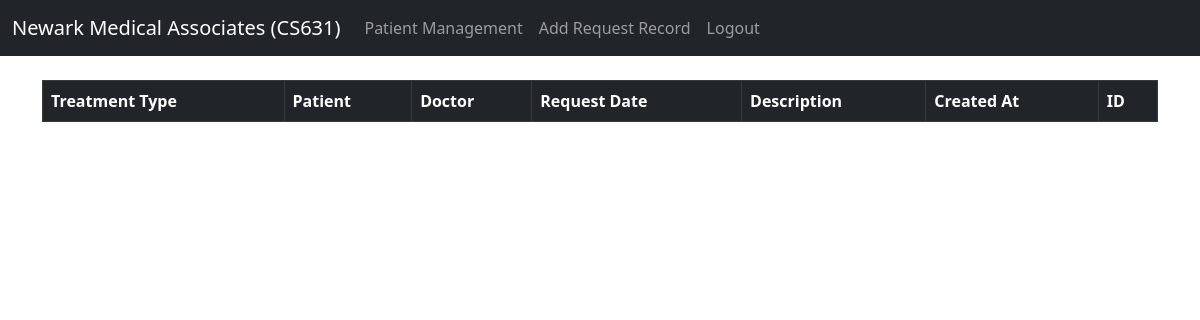
Page /patient_management/request_table/ (signed in) on the earlier database version.
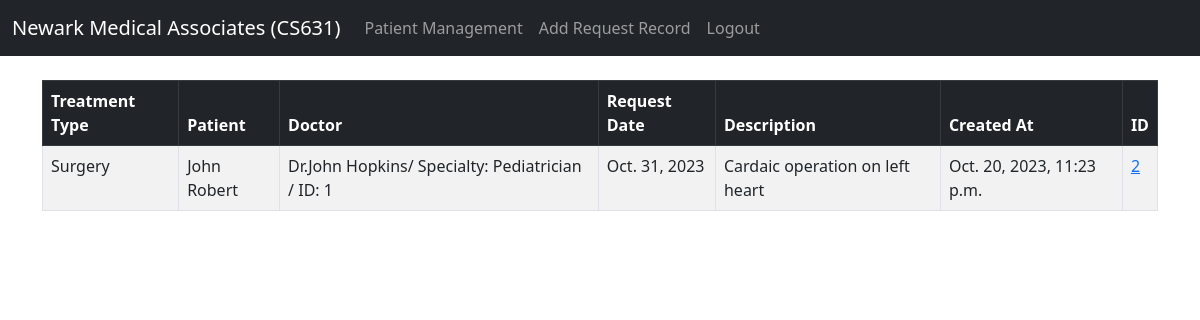
Same page on the later database version.
### website/models.py (models this page shows, shortened)
class Request(models.Model):
    created_at = models.DateTimeField(auto_now_add=True)
    patient = models.ForeignKey(Patient, on_delete=models.CASCADE)
    doctor = models.ForeignKey(Doctor, on_delete=models.SET_NULL, null=True, blank=True)
    description = models.CharField(max_length=1000)
    treatment_type = models.CharField(max_length=20, choices=[("General", "General"),
                                                              ("Surgery", "Surgery")], default='General')
    request_date = models.DateField()

class Patient(models.Model):
	created_at = models.DateTimeField(auto_now_add=True)
	first_name = models.CharField(max_length=50)
	last_name =  models.CharField(max_length=50)
	DOB = models.DateField()
	SSN = models.IntegerField(primary_key= True, validators=[MaxValueValidator(999999999)],unique=True)
	email =  models.CharField(max_length=100)
	phone = models.CharField(max_length=15)
	address =  models.CharField(max_length=100)
	city =  models.CharField(max_length=50)
	state =  models.CharField(max_length=2)
	zipcode =  models.CharField(max_length=20)
	def __str__(self):
		return(f"{self.first_name} {self.last_name}")

class Doctor(models.Model):
	created_at = models.DateTimeField(auto_now_add=True)
	first_name = models.CharField(max_length=50)
	last_name =  models.CharField(max_length=50)
	DOB = models.DateField()
	specialty = models.CharField(max_length=100, choices=realSpecialty)
	def __str__(self):
		return(f"Dr.{self.first_name} {self.last_name}/ Specialty: {self.specialty} / ID: {self.id} ")

### website/views.py (the view)
# urls.py: path('patient_management/request_table/', views.see_request_table, name='request_table'),
def see_request_table(request):
	if request.user.is_authenticated:
		requests = Request.objects.all()
		return render(request, 'patient_managements/request_table.html', {'requests':requests})
	else:
		messages.success(request, "This action requres user to be logged in.")
		return redirect('home')

### website/templates/patient_managements/request_table.html
{% extends 'base.html' %}
{% block content %}
{% if user.is_authenticated %}
<table class="table table-striped table-hover table-bordered">
  <thead class="table-dark">
    <tr>
      <th scope="col">Treatment Type</th>
      <th scope="col">Patient</th>
      <th scope="col">Doctor</th>
      <th scope="col">Request Date</th>
      <th scope="col">Description</th>
      <th scope="col">Created At</th>
      <th scope="col">ID</th>
    </tr>
  </thead>
  <tbody>
{% if requests %}
	{% for request in requests %}
		<tr>
			<td>{{ request.treatment_type }}</td>
            <td>{{ request.patient }}</td>
            <td>{{ request.doctor }}</td>
            <td>{{ request.request_date }}</td>
            <td>{{ request.description }}</td>
			<td>{{ request.created_at }}</td>
			<td><a href="{% url 'request' request.id %}">{{ request.id }}</a></td>
		</tr>
	{% endfor %}
	  </tbody>
	</table>
  {% endif %}
{% endif %}
{% endblock %}

### website/templates/base.html (shortened to what this page needs)
<!doctype html>
<html lang="en">
  <head>
    <link href="https://cdn.jsdelivr.net/npm/bootstrap@5.3.0-alpha1/dist/css/bootstrap.min.css" rel="stylesheet">
  </head>
  <body>
    {% include 'navbar.html' %}
    <div class="container">
      <br/>
      {% block content %}
      {% endblock%}
    </div>
  </body>
</html>

### website/templates/navbar.html (shortened to what this page needs)
<nav class="navbar navbar-expand-lg navbar-dark bg-dark">
    <div class="container-fluid">
      <a class="navbar-brand" href="{% url 'home' %}">Newark Medical Associates (CS631) </a>
      <div class="collapse navbar-collapse" id="navbarSupportedContent">
        <ul class="navbar-nav me-auto mb-2 mb-lg-0">
          {% if user.is_authenticated %}
          {% if "/request_table/" in request.path%}
          <li class="nav-item">
            <a class="nav-link" href="{% url 'patient_management' %}">Patient Management</a>
            </li>
          <li class="nav-item">
            <a class="nav-link" href="{% url 'add_request' %}">Add Request Record</a>
          </li>
        {% endif %}
          <li class="nav-item">
            <a class="nav-link" href="{% url 'logout' %}">Logout</a>
          </li>
          {% endif %}
        </ul>
      </div>
    </div>
  </nav>

Differences in the rows shown:
added Request: treatment_type "Surgery", patient "John Robert", doctor "Dr.John Hopkins/ Specialty: Pediatrician / ID: 1", request_date "Oct. 31, 2023", description "Cardaic operation on left heart", created_at "Oct. 20, 2023, 11:23 p.m.", id "2"
